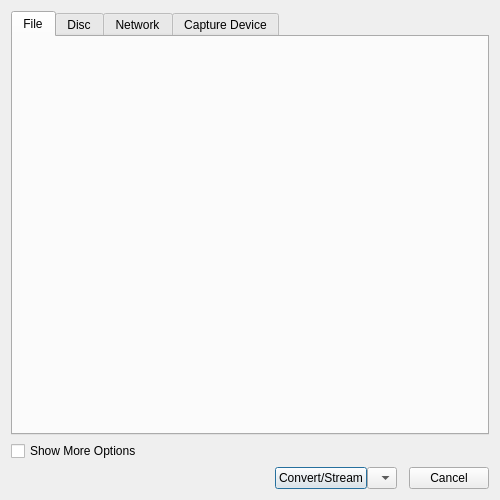
<?xml version="1.0" encoding="UTF-8"?>
<ui version="4.0">
 <class>ConvertMediaDialog</class>
 <widget class="QDialog" name="ConvertMediaDialog">
  <property name="windowModality">
   <enum>Qt::WindowModality::WindowModal</enum>
  </property>
  <property name="geometry">
   <rect>
    <x>0</x>
    <y>0</y>
    <width>500</width>
    <height>500</height>
   </rect>
  </property>
  <property name="windowTitle">
   <string>Open Media</string>
  </property>
  <layout class="QVBoxLayout" name="verticalLayout">
   <item>
    <widget class="QTabWidget" name="tabWidget">
     <property name="currentIndex">
      <number>0</number>
     </property>
     <widget class="QWidget" name="file">
      <attribute name="title">
       <string>File</string>
      </attribute>
     </widget>
     <widget class="QWidget" name="disc">
      <attribute name="title">
       <string>Disc</string>
      </attribute>
     </widget>
     <widget class="QWidget" name="network">
      <attribute name="title">
       <string>Network</string>
      </attribute>
     </widget>
     <widget class="QWidget" name="captureDevice">
      <attribute name="title">
       <string>Capture Device</string>
      </attribute>
     </widget>
    </widget>
   </item>
   <item>
    <layout class="QHBoxLayout" name="horizontalLayout">
     <item>
      <widget class="QCheckBox" name="showMoreOptions">
       <property name="text">
        <string>Show More Options</string>
       </property>
      </widget>
     </item>
     <item>
      <spacer name="horizontalSpacer">
       <property name="orientation">
        <enum>Qt::Orientation::Horizontal</enum>
       </property>
       <property name="sizeHint" stdset="0">
        <size>
         <width>40</width>
         <height>20</height>
        </size>
       </property>
      </spacer>
     </item>
    </layout>
   </item>
   <item>
    <layout class="QHBoxLayout" name="horizontalLayout_2">
     <property name="spacing">
      <number>0</number>
     </property>
     <item>
      <spacer name="horizontalSpacer_3">
       <property name="orientation">
        <enum>Qt::Orientation::Horizontal</enum>
       </property>
       <property name="sizeHint" stdset="0">
        <size>
         <width>40</width>
         <height>20</height>
        </size>
       </property>
      </spacer>
     </item>
     <item>
      <widget class="QPushButton" name="actionButton">
       <property name="text">
        <string>Convert/Stream</string>
       </property>
      </widget>
     </item>
     <item>
      <widget class="QComboBox" name="comboBox">
       <property name="maximumSize">
        <size>
         <width>30</width>
         <height>16777215</height>
        </size>
       </property>
       <property name="currentIndex">
        <number>0</number>
       </property>
       <item>
        <property name="text">
         <string/>
        </property>
       </item>
       <item>
        <property name="text">
         <string>Enqueue</string>
        </property>
       </item>
       <item>
        <property name="text">
         <string>Play</string>
        </property>
       </item>
       <item>
        <property name="text">
         <string>Stream</string>
        </property>
       </item>
       <item>
        <property name="text">
         <string>Convert</string>
        </property>
       </item>
      </widget>
     </item>
     <item>
      <spacer name="horizontalSpacer_2">
       <property name="orientation">
        <enum>Qt::Orientation::Horizontal</enum>
       </property>
       <property name="sizeType">
        <enum>QSizePolicy::Policy::Fixed</enum>
       </property>
       <property name="sizeHint" stdset="0">
        <size>
         <width>12</width>
         <height>20</height>
        </size>
       </property>
      </spacer>
     </item>
     <item>
      <widget class="QPushButton" name="cancel">
       <property name="text">
        <string>Cancel</string>
       </property>
      </widget>
     </item>
    </layout>
   </item>
  </layout>
 </widget>
 <resources/>
 <connections/>
</ui>
